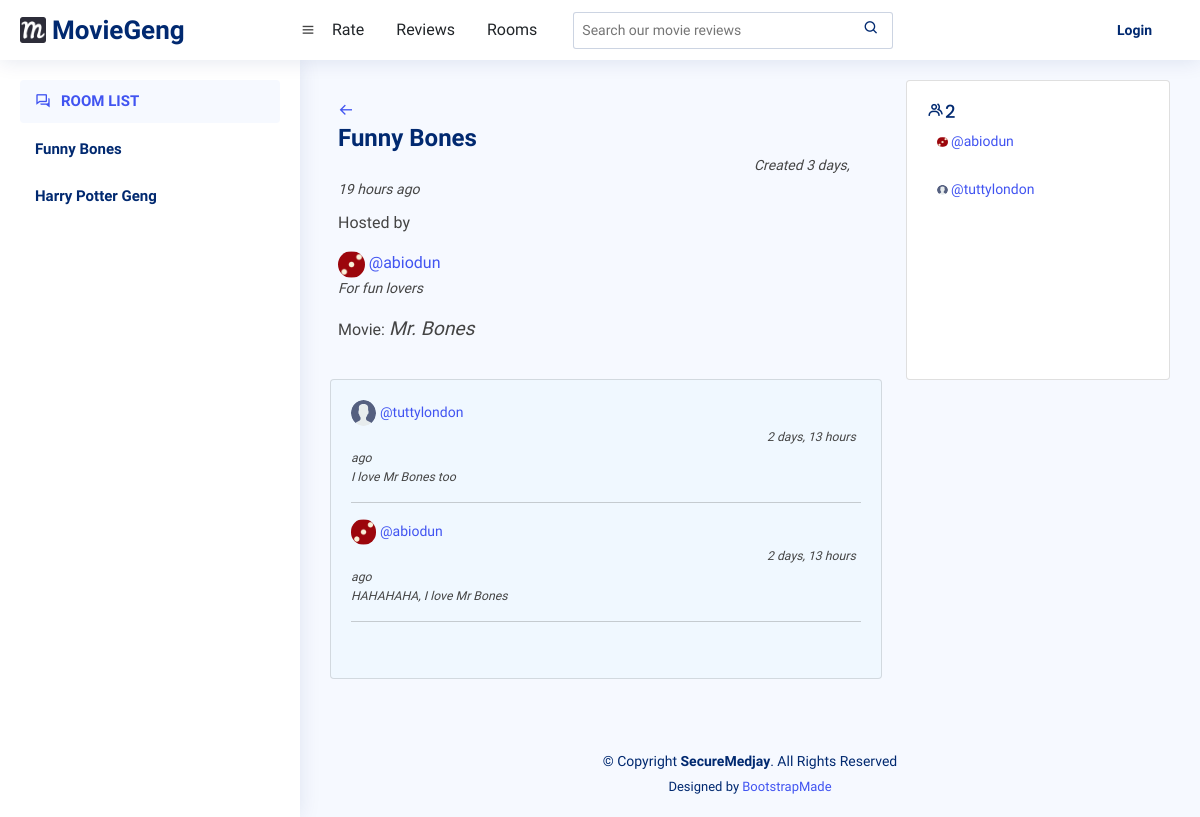
/room-detail/2/, run on an earlier commit of the app's database.
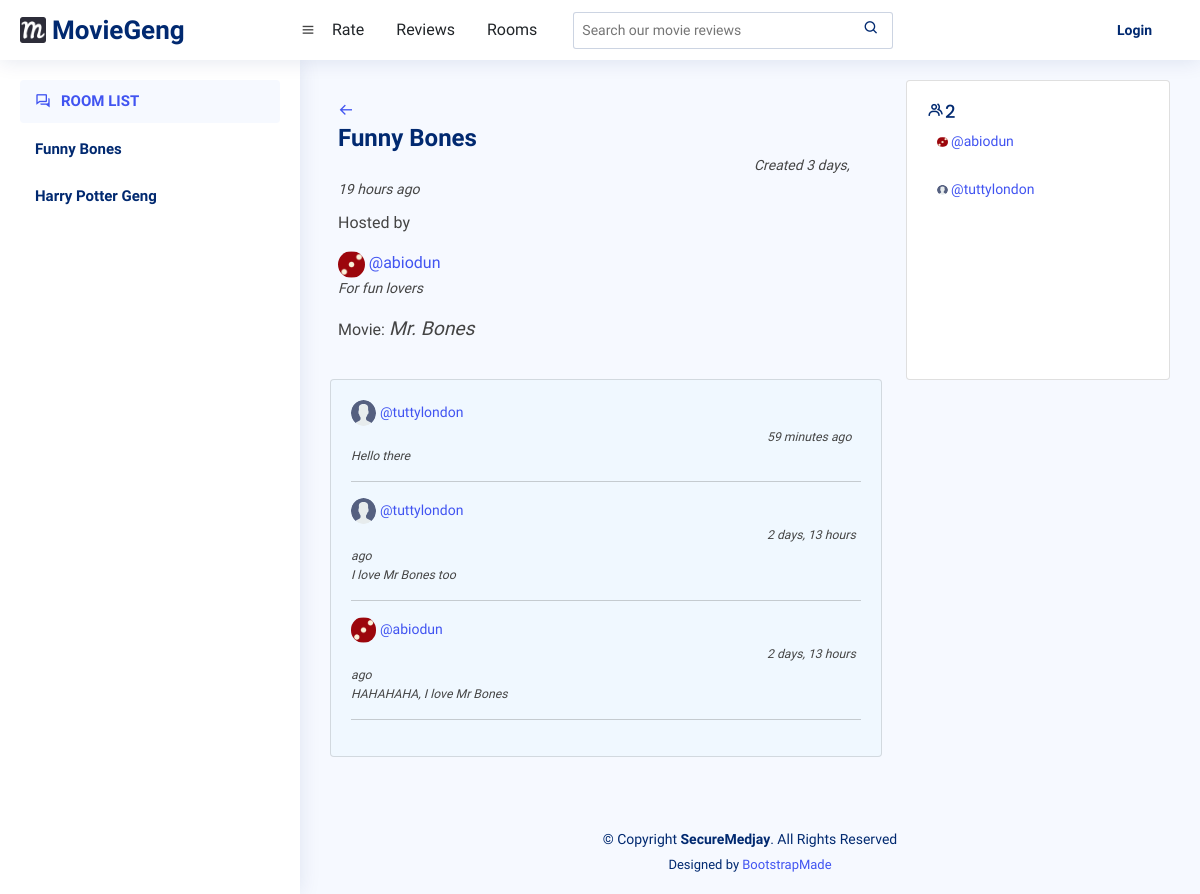
And on a later commit of the database.
### base/models.py (models this page shows, shortened)
class Room(models.Model):
    name = models.CharField(max_length=255, unique=True)
    host = models.ForeignKey(User, on_delete=models.CASCADE)
    participants = models.ManyToManyField(
        User, related_name="participants")
    created_at = models.DateTimeField(auto_now_add=True)
    movie = models.ForeignKey(Movie, on_delete=models.CASCADE)
    description = models.TextField(null=True, blank=True)
    class Meta:
        ordering = ["-created_at"]

class Message(models.Model):
    writer = models.ForeignKey(User, on_delete=models.CASCADE)
    room = models.ForeignKey(Room, on_delete=models.CASCADE)
    body = models.TextField()
    created_at = models.DateTimeField(auto_now_add=True)
    class Meta:
        ordering = ["-created_at"]
    def __str__(self):
        return self.body[0:50]

class User(AbstractUser):
    email = models.EmailField(unique=True)
    username = models.CharField(unique=True, max_length=255)
    bio = models.TextField(blank=True, null=True)
    avatar = models.ImageField(null=True, default="avatar.svg")
    USERNAME_FIELD = 'email'
    REQUIRED_FIELDS = ["username"]

class Movie(models.Model):
    name = models.CharField(max_length=255)
    tmdb_id = models.CharField(max_length=255)
    img_url = models.CharField(null=True, max_length=255)
    duration = models.IntegerField(null=True)
    overview = models.TextField(null=True)
    tags = models.CharField(max_length=255, null=True)
    genres = models.CharField(max_length=255, null=True)
    budget = models.IntegerField(null=True)
    release_date = models.CharField(max_length=255, null=True)
    language = models.CharField(max_length=255, null=True)
    revenue = models.IntegerField(null=True)
    REQUIRED_FIELDS = []
    def __str__(self):
        return self.name

### base/views.py (the view, shortened to what this page needs)
# urls.py: path("room-detail/<int:pk>/", views.room_detail_view, name="room-detail"),
def room_detail_view(request, pk):
    room = Room.objects.get(id=pk)
    messages = room.message_set.all()
    participants = room.participants.all()
    rooms = Room.objects.all()
    context = {
        "room": room,
        "messages": messages,
        "rooms": rooms,
        "participants": participants,
    }
    return render(request, "base/room_detail.html", context)

### base/templates/base/room_detail.html (shortened to what this page needs)
{% extends "base.html" %}
{% block content %}
<main id="main" class="main">
    <section class="section dashboard">
      <div class="row">
        {% include "base/rooms_pane.html" %}
        <div class="col-lg-8">
          <div class="row">
                <div class="card-body">
                  <div class="room-top">
                    <a href="{{ request.META.HTTP_REFERER }}"><i class='bx bx-arrow-back'></i></a>
                  </div>
                  <div class="pagetitle">
                    <h1>{{room.name}}</h1>
                    <span class="room-date small fst-italic">Created {{room.created_at|timesince}} ago</span>
                  </div>
                  <p>Hosted by</p>
                  <a href="{% url 'base:user-profile' room.host.id %}"><img class="room-avatar rounded-circle" src="{{room.host.avatar.url}}" alt="Profile-pic">
                    @{{room.host.username}}
                  </a>
                  <p class="small fst-italic">{{room.description}}</p>
                  <p>Movie: <span class="room-movie">{{room.movie}}</span></p>
                </div>
                <div class="col-12">
                    <div class="chat-box card recent-sales overflow-auto">
                        <div class="card-body">
                          {% for message in messages %}
                            <div>
                                <a href="{% url 'base:user-profile' room.host.id %}"><img class="room-avatar rounded-circle" src="{{message.writer.avatar.url}}" alt="Profile-pic">
                                    @{{message.writer.username}}
                                </a>
                                <span class="room-date small fst-italic">{{message.created_at|timesince}} ago</span>
                            </div>
                            <p class="small fst-italic">{{message}}</p>
                            <hr>
                          {% endfor %}
                        </div>
                    </div>
                </div>
          </div>
        </div>
        {% include "base/participants.html" %}
      </div>
    </section>
  </main>
{% endblock %}

### base/templates/base/rooms_pane.html
<aside id="sidebar" class="sidebar">
    <ul class="sidebar-nav" id="sidebar-nav">
      <li class="nav-item">
        <a class="nav-link">
          <i class='bx bx-conversation'></i>
          <span>ROOM LIST</span>
        </a>
      </li>
      {% for room in rooms %}
        <li class="nav-item">
          <a class="nav-link collapsed" data-bs-target="#forms-nav" href="{% url 'base:room-detail' room.id %}">
            <span>{{room.name}}</span>
          </a>
        </li>
      {% endfor %}
</aside>

### base/templates/base/participants.html
        <div class="col-lg-4">
          <div class="card">
            <div class="card-body">
              <h5 class="card-title"><i class='bx bx-group' ></i>{{participants.count}}</h5>
              {% for participant in participants %}
                <div class="activity">
                  <div class="message-card activity-item d-flex">
                    <div class="activity-content">
                      <a href="{% url 'base:user-profile' participant.id %}">
                        <img class="room-avatar rounded-circle" src="{{participant.avatar.url}}" alt="Profile-pic">
                        @{{participant.username}}
                    </a>
                    </div>
                  </div>
                </div>
              {% endfor %}
            </div>
          </div>
        </div>

What changed in the data, as far as the page shows it:
added Message: writer.avatar (placeholder picture), writer.username "tuttylondon", created_at "59 minutes", body "Hello there"
